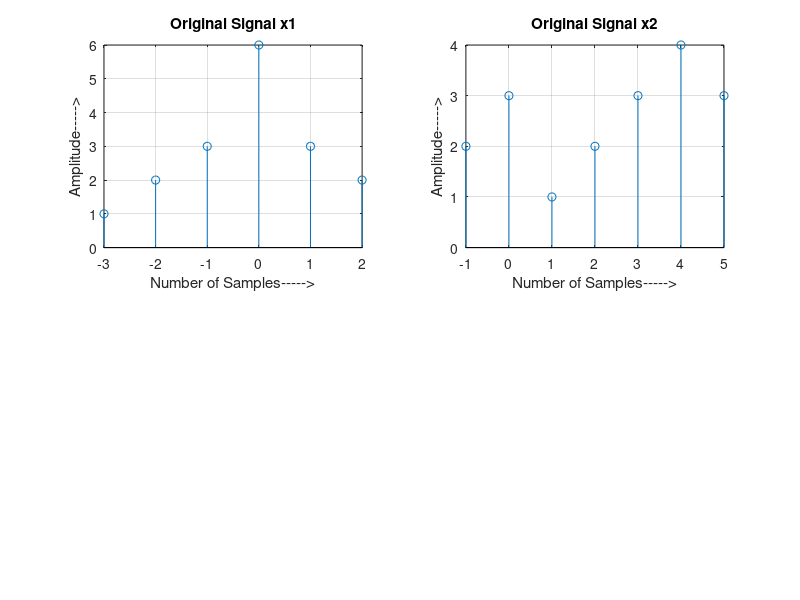

MATLAB code for this plot: (Note: this script raises an error after producing the figure.)
clc;
clear all;
close all;
n1=[-3:2];
x1=[1 2 3 6 3 2];
subplot(2,2,1);
stem(n1,x1);
xlabel('Number of Samples----->');
ylabel('Amplitude----->');
title('Original Signal x1');
grid on;
n2=[-1:5];
x2=[2 3 1 2 3 4 3];
subplot(2,2,2);
stem(n2,x2);
xlabel('Number of Samples----->');
ylabel('Amplitude----->');
title('Original Signal x2');
grid on;
[y,n]=sigmult(x1,n1,x2,n2);
subplot(2,2,[3 4]);
stem(n,y);
disp(y);
xlabel('Number of Samples----->');
ylabel('Amplitude----->');
title('Signal Multiplication');
grid on;
